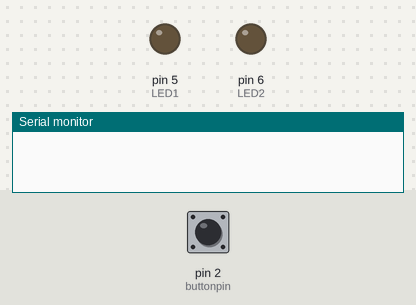
Recording of a sketch running on a simulated Arduino Mega 2560, built with avr-gcc and run on an emulated ATmega2560. Parts: output pins drawn as LEDs (lit = HIGH), the last lines printed to the serial monitor. Dashed ring = blinking. The inputs (shaded band) are chosen by the test bench; at power-on: pin 2 (buttonpin) HIGH.

Above: at 1.2 s.
1.3 s: pin 2 (buttonpin) pulled LOW for 1 s
At 3.7 s:
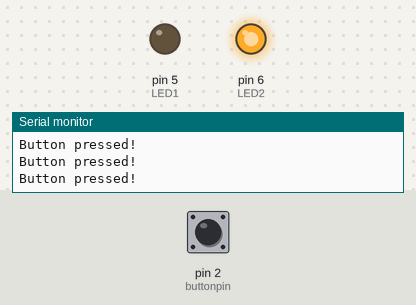
4.3 s: pin 2 (buttonpin) pulled LOW for 0.15 s
At 5.3 s:
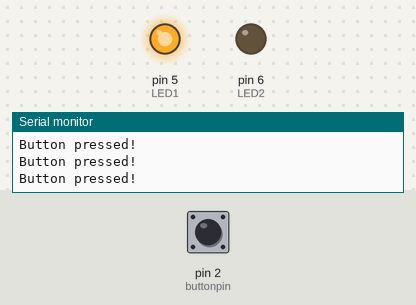
5.9 s: pin 2 (buttonpin) pulled LOW for 3.2 s
At 6.1 s:
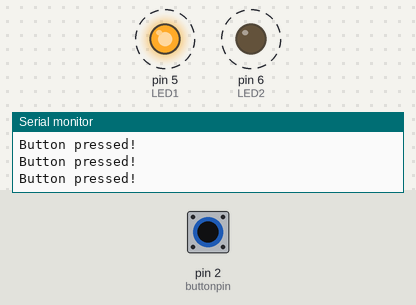
Timing chart, 0 to 10.6 s (numbered marks = the images above; inputs shaded):
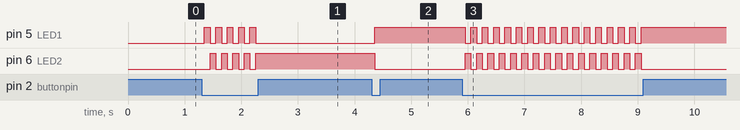

The sketch:

Pointer_PIN_SWAP.ino
```cpp
#define buttonpin 2
int LED1 = 5;
int LED2 = 6;

void swap(int* a, int* b); // function prototype

void setup() {

  pinMode(LED1,OUTPUT);
  pinMode(LED2,OUTPUT);
  pinMode(buttonpin,INPUT_PULLUP);

  Serial.begin(9600);


}

void loop() {

    delay(50);// button debounce
    if (!digitalRead(buttonpin) == HIGH) {// if button closed detected *negates high voltage from PULLUP register
        digitalWrite(LED1, HIGH);
        digitalWrite(LED2, LOW);

        swap(&LED1,&LED2);// call swap function
        Serial.println("Button pressed!");

    }
    delay(50);// button debounce
}

void swap(int* a, int* b)// function declaration
{
    int tmp = *a;
    *a = *b;
    *b = tmp;

}
```

Led_multi-blink.c
```cpp

```

led_blink.c
```cpp
#define F_CPU 1000000UL
#include <avr/io.h>
#include <util/delay.h>


int main(void)
{
	DDRA = DDRA & ~(1<<PINA0);// PORTA.0 - IP,  DDRA.0 = 0
	DDRA = DDRA | (1<<PINA1); //PORTA.1 - O/p, DDRA.1 = 1
	PORTA = PORTA | (1<<PINA0);// 1 to PORTA.0, enable the pull up register
    while (1)
    {
		while((PINA & (1<<PINA0))==0)// checking for PINA0 for 0
        // when switch pressed at PINA0 causes logic low from the low impedance path to ground
		{// BLINK
			PORTA = PORTA | (1<<PINA1);// PORTA.1 = 1, LED ON
			_delay_ms(200);
			PORTA = PORTA & ~(1<<PINA1);// PORTA.1 = 0, LED OFF
			_delay_ms(200);
		}
    }
}
```

Measured:
- after the input at 1.3 s, pin 5 (LED1): alternates HIGH for 0.10 s and LOW for 0.10 s, 10 changes in all, then stays LOW, starting after 0.05 s; pin 6 (LED2): alternates HIGH for 0.10 s and LOW for 0.10 s, 9 changes in all, then stays HIGH, starting after 0.15 s
- after the input at 4.3 s, pin 5 (LED1): LOW → HIGH after 0.05 s; pin 6 (LED2): HIGH → LOW after 0.05 s
- after the input at 5.9 s, pin 5 (LED1): alternates HIGH for 0.10 s and LOW for 0.10 s, 32 changes in all, then stays HIGH, starting after 0.05 s; pin 6 (LED2): alternates HIGH for 0.10 s and LOW for 0.10 s, 32 changes in all, then stays LOW, starting after 0.05 s
